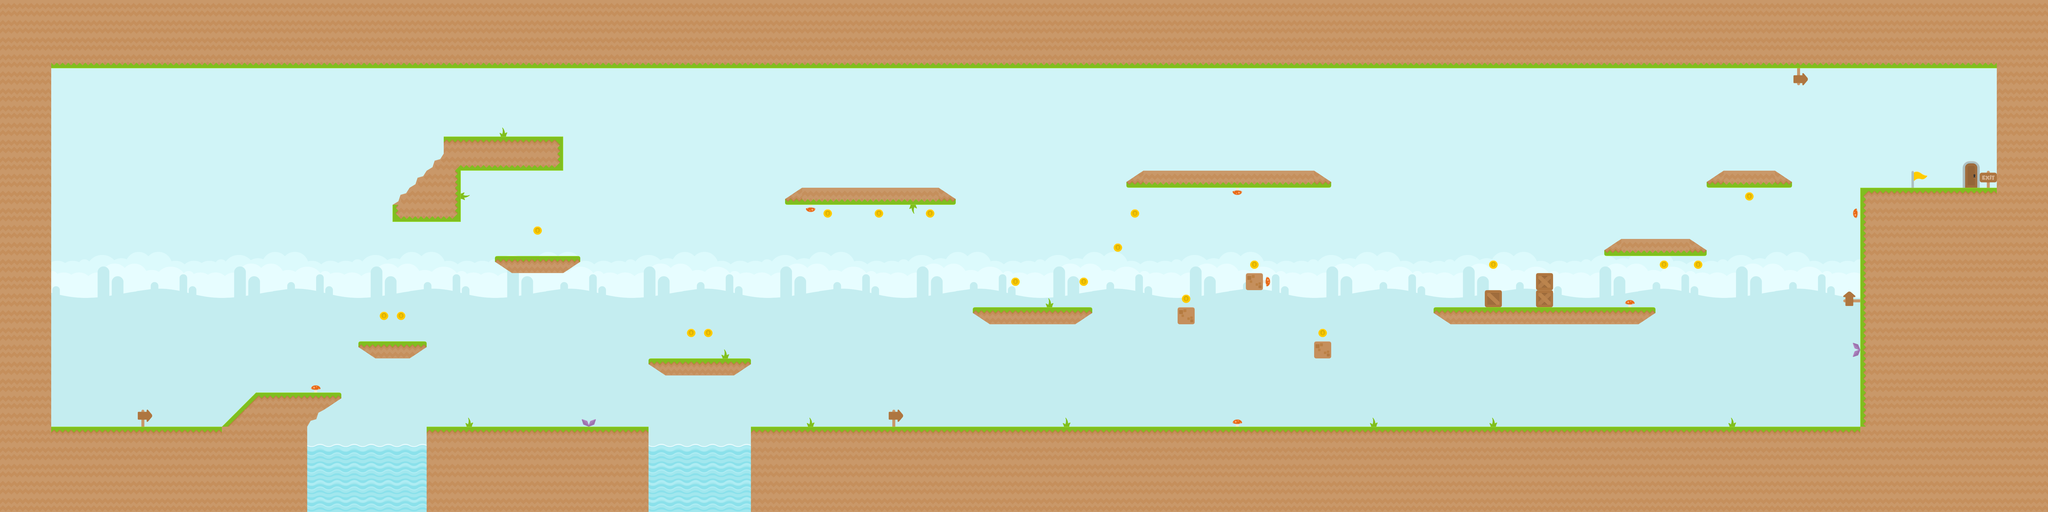

Rendered tile map (Tiled .tmx) drawn with the repository's tilesets; below, a short description and the map source with its tile grids summarised:
An orthogonal 120x30 tile map with 70x70 px tiles, 5 tile layers (background, decoration, death, platforms, ...), 8 tilesets.

<map version="1.5" tiledversion="1.7.2" orientation="orthogonal" renderorder="right-down" width="120" height="30" tilewidth="70" tileheight="70" infinite="0" nextlayerid="10" nextobjectid="7">
 <tileset firstgid="1" source="tilesets/blue_grass_tiled.tsx" />
 <tileset firstgid="65" source="tilesets/spritesheet_ground.tsx" />
 <tileset firstgid="193" source="tilesets/blue_grass.tsx" />
 <tileset firstgid="194" source="tilesets/ground_grass.tsx" />
 <tileset firstgid="243" source="tilesets/spritesheet_tiles_reduced.tsx" />
 <tileset firstgid="371" source="tilesets/spritesheet_items_reduced.tsx" />
 <tileset firstgid="403" source="tilesets/blue_desert_reduced.tsx" />
 <tileset firstgid="467" source="tilesets/blue_grass_reduced.tsx" />
 <layer id="1" name="background" width="120" height="30">
  <data>[3600 cells, 3600 non-empty, 64 distinct tile ids]</data>
 </layer>
 <layer id="8" name="decoration" width="120" height="30">
  <data>[3600 cells, 72 non-empty, 10 distinct tile ids]</data>
 </layer>
 <layer id="3" name="death" width="120" height="30">
  <data>[3600 cells, 13 non-empty, 1 distinct tile ids]</data>
 </layer>
 <layer id="4" name="platforms" width="120" height="30">
  <data>[3600 cells, 1365 non-empty, 19 distinct tile ids]</data>
 </layer>
 <layer id="9" name="coins" width="120" height="30">
  <data>[3600 cells, 20 non-empty, 2 distinct tile ids]</data>
 </layer>
</map>
